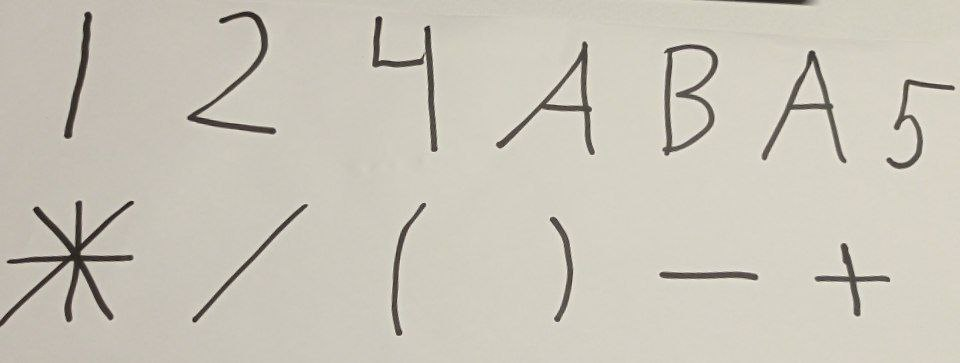
#> input picture data/test/test_image_8.jpg, 960 x 363 px
$ jupyter execute --allow-errors character_in_image_recognition.ipynb   (older library calls are emulated)
#> lines starting #> are read from the running program, lines starting #| are printed output that depends on the picture; after the words box and inside, x2 and y2 are one past the last pixel; in counts of white or black regions, pixels touching at a corner belong together
[cell 1]
import cv2
from PIL import Image
import numpy as np
import matplotlib.pyplot as plt
from tensorflow.keras.datasets import mnist         # библиотека базы выборок Mnist
from tensorflow import keras
from tensorflow.keras.layers import Dense, Flatten
import emnist
from pathlib import Path
from pytesseract import image_to_string

# Creating model

#> (a cell that did not finish here is left out)

# Preprocessing data

[cell 3]
image_pil = Image.open('../../data/test/test_image_8.jpg')
#> image_pil is the input picture: PIL image 960x363 RGB; mean R, G, B 202.1, 197.4, 186

image_pil = image_pil.rotate(-3)
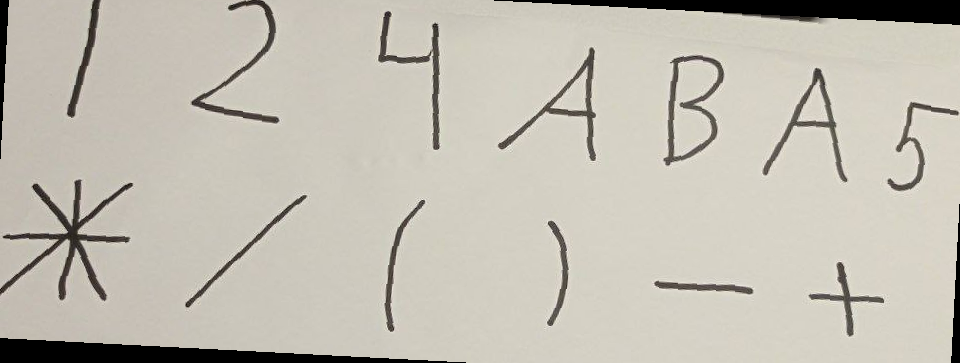
#> image_pil: PIL image 960x363 RGB; mean R, G, B 194.3, 189.8, 178.8

image = np.array(image_pil)
# image = cv2.imread('../../data/test/test_image_8.jpg')
grey = cv2.cvtColor(image.copy(), cv2.COLOR_BGR2GRAY)

# обрезка шума               изображение, порог, светлые, темные
ret, thresh = cv2.threshold(grey.copy(), 160, 255, cv2.THRESH_BINARY_INV)
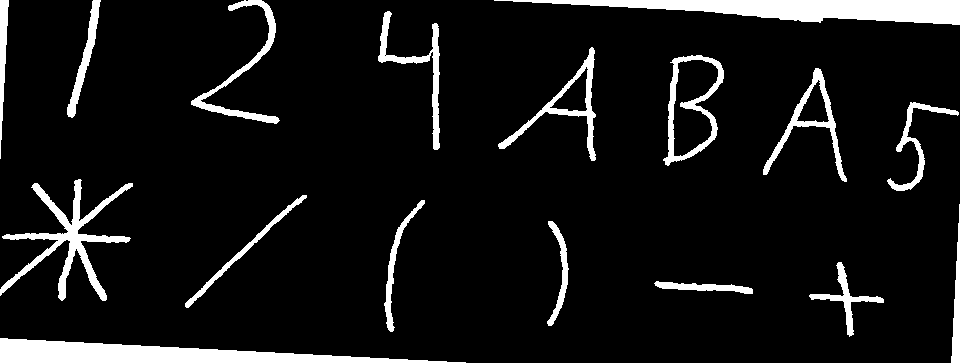
#> thresh: shape (363, 960); 8.7% white; 17 white regions
# поиск контуров
_, contours, _ = cv2.findContours(thresh.copy(), cv2.RETR_EXTERNAL, cv2.CHAIN_APPROX_SIMPLE)
#> contours = 17 contours; largest, box (x1, y1, x2, y2) and area: (494, 0, 960, 25) 5766, (0, 338, 466, 363) 5440, (663, 55, 724, 166) 4336, (0, 179, 133, 301) 2878, (498, 47, 596, 161) 2091
preprocessed_digits = []

#разворачиваем массив
contours = contours[::-1]

for c in contours:
    x,y,w,h = cv2.boundingRect(c)

    # пропуск шумов
    if (w < 10 or h < 50):
        continue

    # Создание прямоугольника вокруг цифры на исходном изображении (для отображения цифр, выбранных с помощью контуров)
    cv2.rectangle(image, (x,y), (x+w, y+h), color=(0, 255, 0), thickness=2)

    # Вырезание цифры из изображения, соответствующей текущим контурам в цикле for
    digit = thresh[y:y+h, x:x+w]

    # Изменение размера этой цифры на (18, 18)
    resized_digit = cv2.resize(digit, (18,18))

    # Дополняем цифру 5 пикселями черного цвета (нулями) с каждой стороны, чтобы в конечном итоге получить изображение (28, 28)
    padded_digit = np.pad(resized_digit, ((5,5),(5,5)), "constant", constant_values=0)

    # Добавление предварительно обработанной цифры в список предварительно обработанных цифр
    preprocessed_digits.append(padded_digit)
#> this loop made 17 passes
#> (x, y, w, h) on passes 1 to 12: (0, 0, 9, 159), (67, 0, 34, 118), (191, 0, 89, 124), (494, 0, 466, 25), (378, 11, 62, 139), (498, 47, 98, 114), (663, 55, 61, 111), (763, 68, 84, 114), (887, 102, 72, 89), (0, 179, 133, 122), (185, 195, 122, 113), (384, 200, 41, 132)
#> pass 2, `digit = thresh[y:y+h, x:x+w]`:
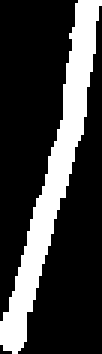
#> digit: shape (118, 34) (shown 3 times larger); 23.8% white; 1 white region, box (x1, y1, x2, y2) and area: (0, 0, 34, 118) 953
#> pass 2, `padded_digit = np.pad(resized_digit, ((5,5),(5,5)), "constant", consta..`:
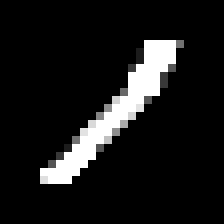
#> padded_digit: shape (28, 28) (shown 8 times larger); min 0, max 255, mean 25.1
#> pass 3, `digit = thresh[y:y+h, x:x+w]`:
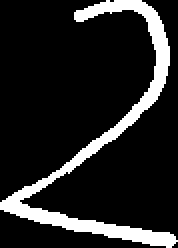
#> digit: shape (124, 89) (shown 2 times larger); 14% white; 1 white region, box (x1, y1, x2, y2) and area: (0, 0, 89, 124) 1550
#> pass 3, `padded_digit = np.pad(resized_digit, ((5,5),(5,5)), "constant", consta..`:
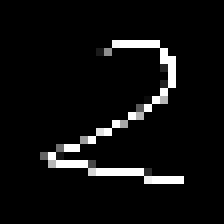
#> padded_digit: shape (28, 28) (shown 8 times larger); min 0, max 255, mean 14.5
#> after the loop:
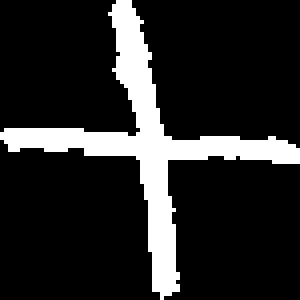
#> digit: shape (75, 75) (shown 4 times larger); 15.5% white; 1 white region, box (x1, y1, x2, y2) and area: (0, 0, 75, 75) 873
#> after the loop:
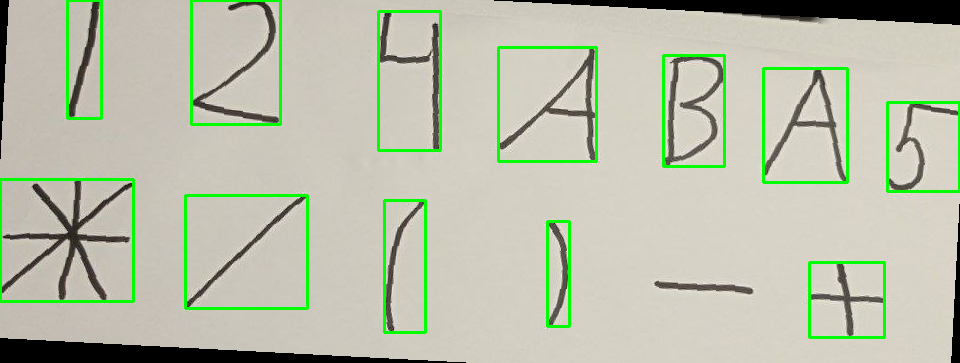
#> image: shape (363, 960, 3); 3.76% of pixels changed, all inside (x1, y1, x2, y2) = (0, 0, 960, 339)
#> after the loop, preprocessed_digits = 12 items
    # print("\n\n\n----------------Contoured Image--------------------")
plt.imshow(image, cmap="gray")
plt.show()

inp = np.array(preprocessed_digits)

$ run again, with data/test/test_image_1.jpg copied over data/test/test_image_8.jpg
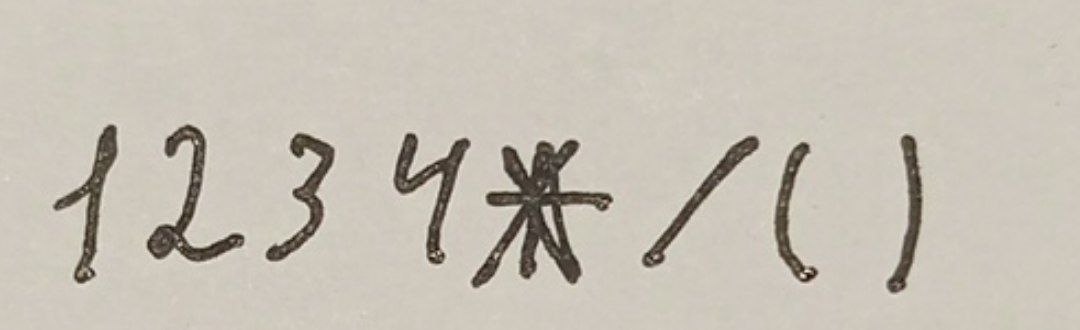
#> input picture data/test/test_image_1.jpg, 1080 x 330 px
#> image_pil is the input picture: PIL image 1080x330 RGB; mean R, G, B 198.4, 191.9, 180.7
#> `ret, thresh = cv2.threshold(grey.copy(), 160, 255, cv2.THRESH_BINARY_I..`:
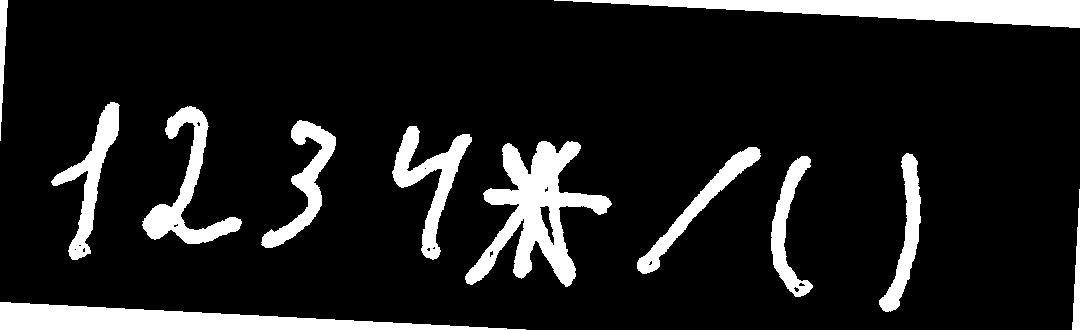
#> thresh: shape (330, 1080); 12.3% white; 12 white regions
#> contours = 12 contours; largest, box (x1, y1, x2, y2) and area: (465, 141, 612, 287) 8009, (554, 0, 1080, 28) 6980, (0, 302, 526, 330) 6978, (142, 106, 242, 244) 3511, (392, 126, 472, 260) 3072
#> the loop `for c in contours:` made 12 passes
#> (x, y, w, h) on passes 1 to 8: (0, 0, 8, 141), (554, 0, 526, 28), (51, 102, 69, 158), (142, 106, 100, 138), (261, 120, 75, 128), (392, 126, 80, 134), (465, 141, 147, 146), (637, 147, 124, 127)
#> after the loop `for c in contours:`:
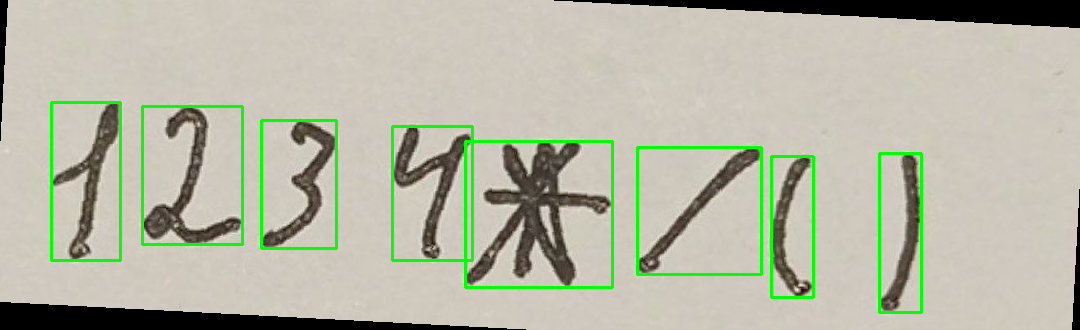
#> image: shape (330, 1080, 3); mean R, G, B 182.7, 184.4, 166.4
#> after the loop `for c in contours:`: preprocessed_digits = 8 items

$ run again, with data/test/test_image_2.jpg copied over data/test/test_image_8.jpg
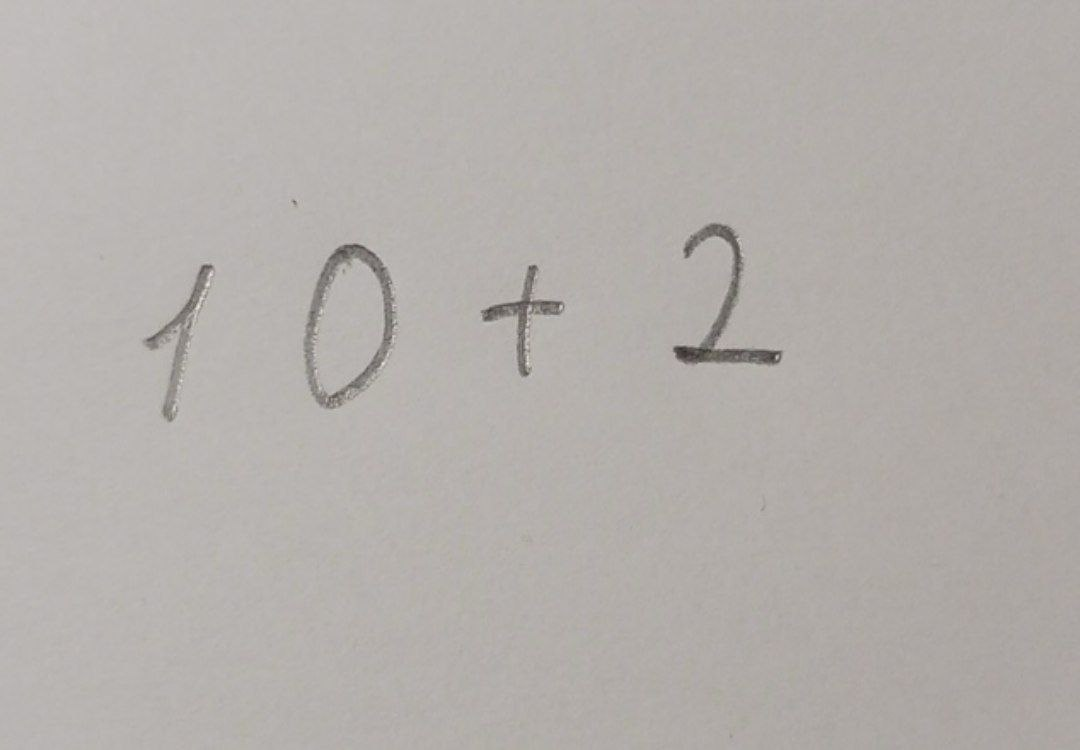
#> input picture data/test/test_image_2.jpg, 1080 x 750 px
#> image_pil is the input picture: PIL image 1080x750 RGB; mean R, G, B 179.6, 175.1, 171.7
#> `ret, thresh = cv2.threshold(grey.copy(), 160, 255, cv2.THRESH_BINARY_I..`:
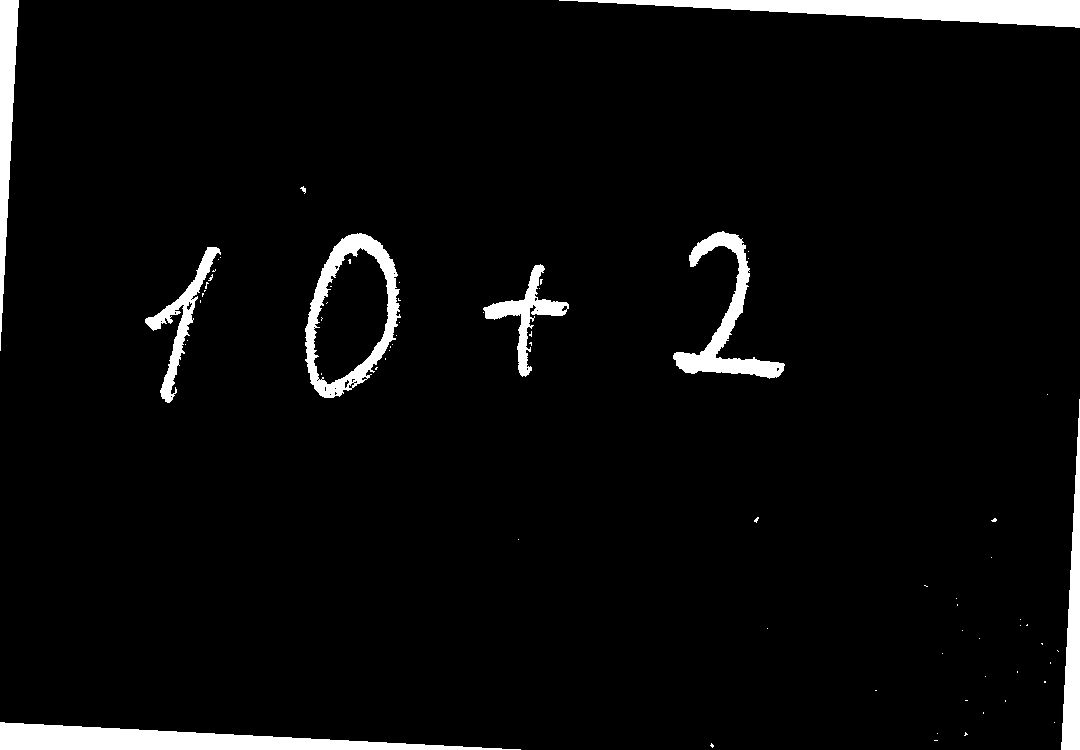
#> thresh: shape (750, 1080); 4.3% white; 70 white regions (61 under 20 px)
#> contours = 65 contours, 57 with area under 20; largest, box (x1, y1, x2, y2) and area: (305, 233, 401, 398) 11083, (559, 0, 1080, 28) 6832, (0, 722, 521, 750) 6830, (673, 231, 785, 379) 3644, (0, 0, 19, 351) 3052, (1061, 399, 1080, 750) 3051, (145, 247, 221, 403) 1982, (483, 264, 569, 377) 1938
#> the loop `for c in contours:` made 65 passes
#> (x, y, w, h) on passes 1 to 8: (0, 0, 19, 351), (559, 0, 521, 28), (300, 186, 6, 8), (673, 231, 112, 148), (305, 233, 96, 165), (145, 247, 76, 156), (748, 251, 1, 1), (220, 257, 1, 1)
#> after the loop `for c in contours:`:
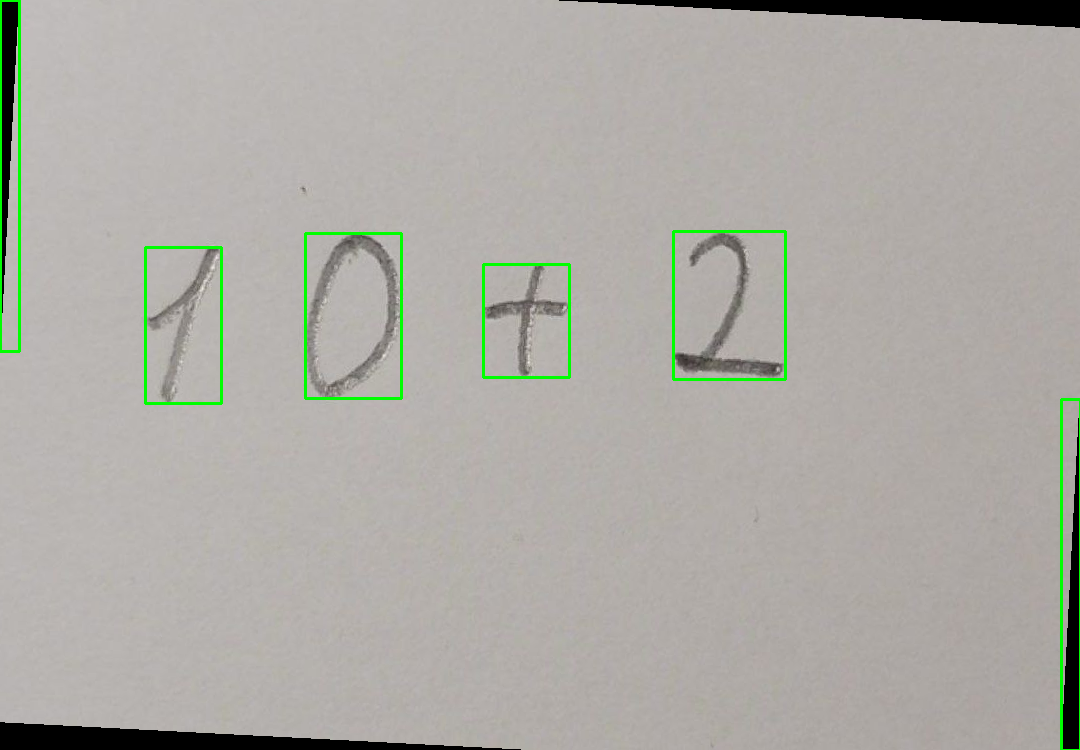
#> image: shape (750, 1080, 3); mean R, G, B 173.1, 171.6, 165.4
#> after the loop `for c in contours:`: preprocessed_digits = 6 items
